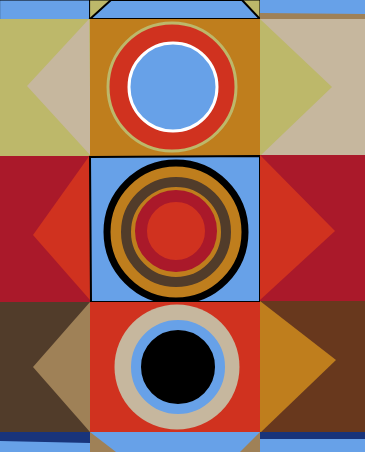
Frame 1 (no input)
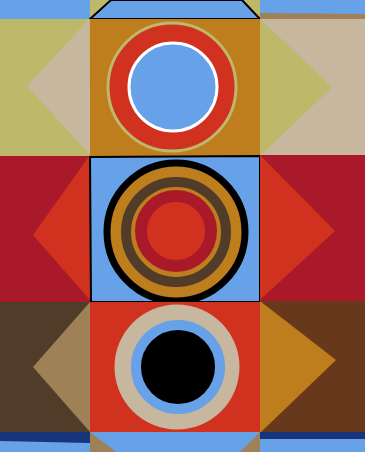
Frame 60 (no input)
Frame 120 (the mouse pressed at the canvas centre since frame 60): identical to frame 60, image omitted

The p5.js sketch that drew these frames (run headless with seeded random() and noise() and a simulated clock; from frame 60 on, the mouse is pressed at the canvas centre):

// p5.js sketch
// ── sketch.js
function setup() {
  createCanvas(365,452);
}

function draw() {
  background(255,200,200);
  
  //colores
  amarillo=color(189,184,106);
  beige=color(198,183,158);
  dorado=color(191,126,29);
  rojo=color(208,50,31);
  celeste=color(103,161,232)
  celestreclaro=color(190,209,215);
  sangre=color(170,25,42);
  cafe=color(81,60,42);
  moka=color(159,129,87);
  cafesuki=color(104,56,29);
  azul=color(24,52,123);
  
//parte superior
  //rectangulo izquierdo esquina
  fill(celeste)
  quad(0,0,90,0,90,20,0,20)

  //cuadrado central
  fill(amarillo)
  quad(90,0,260,0,260,20,90,20)
  
  //triangulo central
  strokeWeight(2)
  stroke(0,0,0)
  fill(celeste)
  quad(111,0,242,0,260,19,90,19)
  
  //rectangulo derecho inferior
  noStroke();
  quad(260,0,365,0,365,20,260,20)
  
  //rectangulo pequeño inferior
  fill(moka)
  quad(260,13,365,14,365,20,260,20)
  
  
  
  
  
  
  
  //cuadrado y triangulo izquierdo
 //rectangulo
 noStroke();
  fill(amarillo); 
  quad(0,19,91,19,91,156,0,156);
 //triangulo
  fill(beige);
  triangle(89,19,91,156,27,86);

  
  //cuadrado con circulo
  //rectangulo
  fill(dorado);
  quad(90,19,260,19,262,156,90,156)

  //circulo
  stroke(amarillo)
  strokeWeight(3)
  fill(rojo)
  ellipse(172,87,128,128);
  
  //circulo interior 
  strokeWeight(3)
  stroke(255,255,255)
  fill(celeste)
 ellipse(173,87,88,88);
  
  //cuadrado con triangulo derecho
  noStroke()
  fill(beige)
  quad(260,19,365,19,365,156,260,156);
  
  fill(amarillo)
  triangle(260,19,332,87,260,156);
 

  
  
  
  //cuadrado segundo con triangulo izquierdo
  fill(sangre)
  quad(0,156,93,156,94,302,0,302);
  
 //segundo triangulo izquierdo
  fill(rojo);
  triangle(33,235,90,155,90,300);
  
  //segundo cuadrado con circulo
 //cuadrado
  stroke(0,0,0)
  strokeWeight(2)
  fill(celeste)
  quad(90,157,260,156,260,302,91,302)
  
  //circulo 1
 strokeWeight(7)
  stroke(0,0,0)
  fill(dorado)
  ellipse(176,232,138,138)
  
  //segundo circulo
  strokeWeight(10);
  stroke(cafe)
  fill(dorado)
  ellipse(176,232,100,100)
 
  //tercer circulo 
  strokeWeight(12)
  stroke(sangre)
  fill(rojo)
  ellipse(176,231,70,70);
  
  //rectangulo con triangulo derecho 2
  //rectangulo derecho 2
  noStroke();
  fill(sangre)
  quad(260,155,365,155,365,302,260,302)
  //triangulo derecho 2
  noStroke();
  fill(rojo)
  triangle(260,155,335,231,260,300);

  
  
  
  
  
  //tercer rectangulo con triangulo 
  //rectangulo izquierdo 3
  fill(cafe);
  quad(0,302,93,302,95,432,0,432);
  
  //triangulo 3 izquierdo
  fill(moka);
  triangle(90,302,90,432,33,367);
  
  //cuadrado 3 con circulo
  //cuadrado
  fill(rojo)
  quad(90,302,260,302,260,432,90,432)
  
  //circulo 1
  fill(beige)
  ellipse(177,367,125,125);
  
  stroke(celeste)
  strokeWeight(10)
  fill(0,0,0);
  ellipse(178,367,84,84)
  
  //rectangulo y triangulo 3 derecho
  //rectangulo derecho 3 
  noStroke()
  fill(cafesuki)
  quad(260,301,365,301,365,432,260,432)
  
  //tringulo 3 derecho
  fill(dorado);
  triangle(260,301,336,360,260,433)
  
  
  
  
  //fila final 
  //rectangulo final celeste
  fill(celeste);
  quad(0,432,90,432,90,452,0,452)
  
  //rectangulo celeste
  fill(azul);
  quad(0,432,90,432,90,443,0,441)
  
  //rectangulo central final
  //rectangulo central
  fill(moka)
  quad(90,432,260,432,260,452,90,452)
  
  //triangulo central final
  fill(celeste)
  quad(90,432,260,432,240,452,116,452)
  
  //rectangulo derecho final
  fill(celeste)
  quad(260,432,365,432,365,452,260,452)

  //linea azul 
  fill(azul)
  quad(260,432,365,432,365,439,260,439)
}
